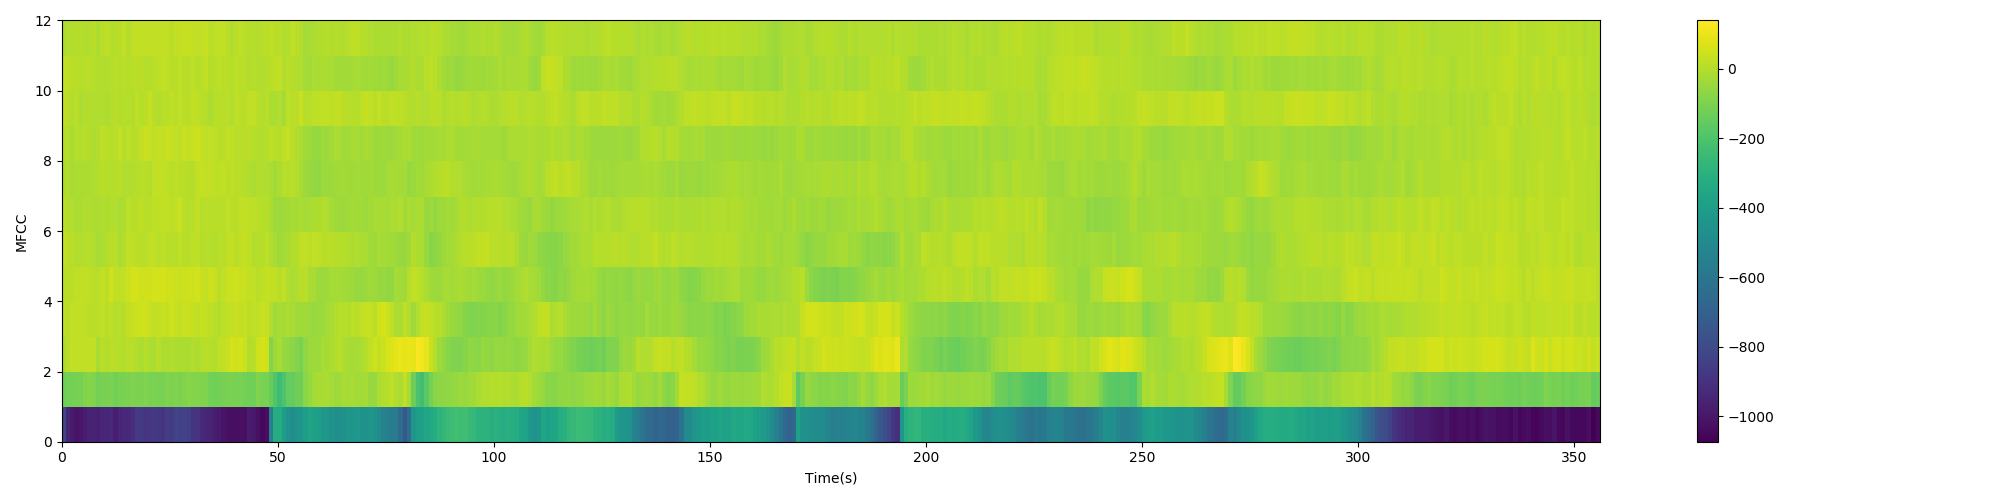

Reproduce this figure in Python.
import matplotlib.pyplot as plt
import librosa
import numpy as np
from scipy.fftpack import dct

# If you want to see the spectrogram picture
import matplotlib
# matplotlib.use('Agg')


def plot_spectrogram(spec, note, file_name):
    """Draw the spectrogram picture
        :param spec: a feature_dim by num_frames array(real)
        :param note: title of the picture
        :param file_name: name of the file
    """
    fig = plt.figure(figsize=(20, 5))
    heatmap = plt.pcolor(spec)
    fig.colorbar(mappable=heatmap)
    plt.xlabel('Time(s)')
    plt.ylabel(note)
    plt.tight_layout()
    plt.savefig(file_name)


# preemphasis config
alpha = 0.97

# Enframe config
frame_len = 400      # 25ms, fs=16kHz
frame_shift = 160    # 10ms, fs=16kHz
fft_len = 512

# Mel filter config
num_filter = 23
num_mfcc = 12

# Read wav file
wav, fs = librosa.load('./test.wav', sr=None)

# Enframe with Hamming window function


def preemphasis(signal, coeff=alpha):
    """perform preemphasis on the input signal.

        :param signal: The signal to filter.
        :param coeff: The preemphasis coefficient. 0 is no filter, default is 0.97.
        :returns: the filtered signal.
    """
    return np.append(signal[0], signal[1:] - coeff * signal[:-1])


def enframe(signal, frame_len=frame_len, frame_shift=frame_shift, win=np.hamming(frame_len)):
    """Enframe with Hamming widow function.

        :param signal: The signal be enframed
        :param win: window function, default Hamming
        :returns: the enframed signal, num_frames by frame_len array
    """

    num_samples = signal.size
    num_frames = np.floor((num_samples - frame_len) / frame_shift)+1
    frames = np.zeros((int(num_frames), frame_len))
    for i in range(int(num_frames)):
        frames[i, :] = signal[i*frame_shift:i*frame_shift + frame_len]
        frames[i, :] = frames[i, :] * win

    return frames


def get_spectrum(frames, fft_len=fft_len):
    """Get spectrum using fft
        :param frames: the enframed signal, num_frames by frame_len array
        :param fft_len: FFT length, default 512
        :returns: spectrum, a num_frames by fft_len/2+1 array (real)
    """
    cFFT = np.fft.fft(frames, n=fft_len)
    valid_len = int(fft_len / 2) + 1
    spectrum = np.abs(cFFT[:, 0:valid_len])
    return spectrum


def melFilterBank(fs=16000, fft_len=fft_len, num_filter=num_filter):
    """Create melFilterBank 在梅尔域上平均取点转回频域做中心点
        :param fs: sample frequency
        :param fft_len: Enframe config, default 512
        :param num_filter: mel filters number, default 23
        :returns: fbank , a fft_len/2 + 1 by num_filter array 
        :returns: fcenters, a num_filter array 
    """

    def hz2mel(f):
        return 2595 * np.log(f / 700.0 + 1.0)

    def mel2hz(m):
        return 700 * (np.exp(m / 2595) - 1.0)

    fmax = fs / 2
    melmax = hz2mel(fmax)
    nmax = int(fft_len / 2 + 1)
    df = fs / fft_len
    dmel = melmax / (num_filter + 1)
    melcenters = np.arange(1, num_filter + 1) * dmel
    fcenters = mel2hz(melcenters)
    indexcenter = np.round(fcenters / df)
    indexstart = np.hstack(([0], indexcenter[0:num_filter - 1]))
    indexstop = np.hstack((indexcenter[1:num_filter], [nmax]))
    filterbank = np.zeros((num_filter, nmax))
    # print(indexstop)
    for c in range(0, num_filter):
        increment = 1.0 / (indexcenter[c] - indexstart[c])
        for i in range(int(indexstart[c]), int(indexcenter[c])):
            filterbank[c, i] = (i - indexstart[c]) * increment
        decrement = 1.0 / (indexstop[c] - indexcenter[c])
        for i in range(int(indexcenter[c]), int(indexstop[c])):
            filterbank[c, i] = 1.0 - ((i - indexcenter[c]) * decrement)

    for c in np.arange(0, num_filter):
        plt.plot(np.arange(0, fft_len / 2 + 1) * df, filterbank[c])
    plt.show()
    return filterbank, fcenters


def fbank(spectrum, num_filter=num_filter):
    """Get mel filter bank feature from spectrum
        :param spectrum: a num_frames by fft_len/2+1 array(real)
        :param num_filter: mel filters number, default 23
        :returns: fbank feature, a num_frames by num_filter array 
        DON'T FORGET LOG OPRETION AFTER MEL FILTER!
    """

    fbank, _ = melFilterBank(fft_len=fft_len, num_filter=num_filter)
    feats = np.dot(spectrum, fbank.T)
    feats = 10 * np.log10(feats)
    print(feats.shape)

    return feats


def mfcc(fbank, num_mfcc=num_mfcc):
    """Get mfcc feature from fbank feature
        :param fbank: a num_frames by  num_filter array(real)
        :param num_mfcc: mfcc number, default 12
        :returns: mfcc feature, a num_frames by num_mfcc array 
    """

    # feats = np.zeros((fbank.shape[0], num_mfcc))
    feats = dct(fbank)
    feats = feats[:, :num_mfcc]
    return feats


def write_file(feats, file_name):
    """Write the feature to file
        :param feats: a num_frames by feature_dim array(real)
        :param file_name: name of the file
    """
    f = open(file_name, 'w')
    (row, col) = feats.shape
    for i in range(row):
        f.write('[')
        for j in range(col):
            f.write(str(feats[i, j])+' ')
        f.write(']\n')
    f.close()


def main():
    wav, fs = librosa.load('./test.wav', sr=None)
    signal = preemphasis(wav)
    frames = enframe(signal)
    spectrum = get_spectrum(frames)
    fbank_feats = fbank(spectrum)
    mfcc_feats = mfcc(fbank_feats)
    plot_spectrogram(fbank_feats, 'Filter Bank', 'fbank.png')
    write_file(fbank_feats, './test.fbank')
    plot_spectrogram(mfcc_feats.T, 'MFCC', 'mfcc.png')
    write_file(mfcc_feats, './test.mfcc')
    # librosa里的mfcc，用于做比较
    # mfccs = librosa.feature.mfcc(y=signal, sr=fs, n_mfcc=num_mfcc,
    #                              win_length=frame_len, hop_length=frame_shift, n_mels=23, n_fft=512)
    # plot_spectrogram(mfccs, 'MFCC', 'mfccs.png')
    # write_file(mfccs, './tests.mfcc')


if __name__ == '__main__':
    main()
